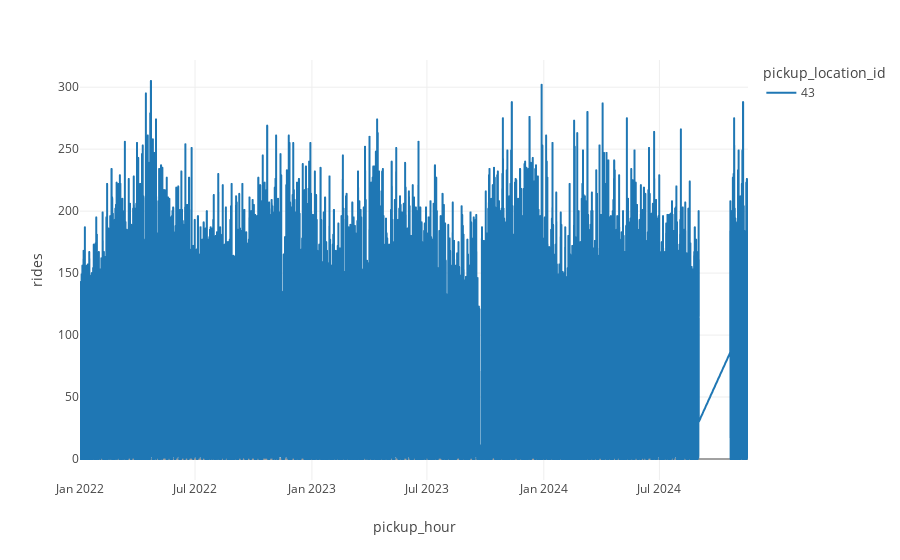

Here is the notebook cell this chart was saved with:
### Code cell
# from src.plot import plot_ts
from typing import Optional, List
import pandas as pd
import plotly.express as px 

def plot_ts(
    ts_data: pd.DataFrame,
    locations: Optional[List[int]] = None
    ):
    """
    Plot time-series data
    """
    ts_data_to_plot = ts_data[ts_data.pickup_location_id.isin(locations)] if locations else ts_data

    fig = px.line(
        ts_data_to_plot,
        x="pickup_hour",
        y="rides",
        color='pickup_location_id',
        template='none',
    )

    fig.show()

plot_ts(ts_data, locations=[43])

### Figure 1 — Plotly figure (JSON) as saved in the notebook; plotly's stock layout.template omitted (floating-point values rounded to 4 significant figures; data arrays with more than 128 entries replaced by an {"elided": "..."} marker saying what was removed)
{"data": [{"hovertemplate": "pickup_location_id=43<br>pickup_hour=%{x}<br>rides=%{y}<extra></extra>", "legendgroup": "43", "line": {"color": "#1F77B4", "dash": "solid"}, "marker": {"symbol": "circle"}, "mode": "lines", "name": "43", "showlegend": true, "type": "scattergl", "x": {"elided": "16694 str values"}, "xaxis": "x", "y": {"elided": "16694 int values"}, "yaxis": "y"}], "layout": {"legend": {"title": {"text": "pickup_location_id"}, "tracegroupgap": 0}, "margin": {"t": 60}, "xaxis": {"anchor": "y", "domain": [0, 1], "title": {"text": "pickup_hour"}}, "yaxis": {"anchor": "x", "domain": [0, 1], "title": {"text": "rides"}}}}
